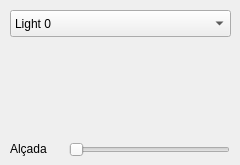
<?xml version="1.0" encoding="UTF-8"?>
<ui version="4.0">
 <class>LightWidget</class>
 <widget class="QWidget" name="LightWidget">
  <property name="geometry">
   <rect>
    <x>0</x>
    <y>0</y>
    <width>240</width>
    <height>165</height>
   </rect>
  </property>
  <property name="sizePolicy">
   <sizepolicy hsizetype="Fixed" vsizetype="Fixed">
    <horstretch>0</horstretch>
    <verstretch>0</verstretch>
   </sizepolicy>
  </property>
  <property name="windowTitle">
   <string>Form</string>
  </property>
  <widget class="QComboBox" name="comboBox">
   <property name="geometry">
    <rect>
     <x>10</x>
     <y>10</y>
     <width>221</width>
     <height>27</height>
    </rect>
   </property>
   <item>
    <property name="text">
     <string>Light 0</string>
    </property>
   </item>
   <item>
    <property name="text">
     <string>Light 1</string>
    </property>
   </item>
  </widget>
  <widget class="ColorWidget" name="colorwidget" native="true">
   <property name="geometry">
    <rect>
     <x>0</x>
     <y>45</y>
     <width>240</width>
     <height>88</height>
    </rect>
   </property>
   <property name="sizePolicy">
    <sizepolicy hsizetype="Expanding" vsizetype="Expanding">
     <horstretch>0</horstretch>
     <verstretch>0</verstretch>
    </sizepolicy>
   </property>
   <property name="minimumSize">
    <size>
     <width>240</width>
     <height>88</height>
    </size>
   </property>
  </widget>
  <widget class="QSlider" name="sliderLlum">
   <property name="geometry">
    <rect>
     <x>69</x>
     <y>140</y>
     <width>161</width>
     <height>20</height>
    </rect>
   </property>
   <property name="minimum">
    <number>1</number>
   </property>
   <property name="maximum">
    <number>30</number>
   </property>
   <property name="orientation">
    <enum>Qt::Horizontal</enum>
   </property>
  </widget>
  <widget class="QLabel" name="label">
   <property name="geometry">
    <rect>
     <x>10</x>
     <y>140</y>
     <width>66</width>
     <height>17</height>
    </rect>
   </property>
   <property name="text">
    <string>Alçada</string>
   </property>
  </widget>
 </widget>
 <customwidgets>
  <customwidget>
   <class>ColorWidget</class>
   <extends>QWidget</extends>
   <header>colorwidget.h</header>
  </customwidget>
 </customwidgets>
 <resources/>
 <connections>
  <connection>
   <sender>comboBox</sender>
   <signal>currentIndexChanged(int)</signal>
   <receiver>LightWidget</receiver>
   <slot>ComboChanged(int)</slot>
   <hints>
    <hint type="sourcelabel">
     <x>120</x>
     <y>23</y>
    </hint>
    <hint type="destinationlabel">
     <x>119</x>
     <y>80</y>
    </hint>
   </hints>
  </connection>
  <connection>
   <sender>colorwidget</sender>
   <signal>valueChanged()</signal>
   <receiver>LightWidget</receiver>
   <slot>ValuesUpdated()</slot>
   <hints>
    <hint type="sourcelabel">
     <x>120</x>
     <y>23</y>
    </hint>
    <hint type="destinationlabel">
     <x>119</x>
     <y>80</y>
    </hint>
   </hints>
  </connection>
  <connection>
   <sender>sliderLlum</sender>
   <signal>valueChanged(int)</signal>
   <receiver>LightWidget</receiver>
   <slot>ValuesUpdated()</slot>
   <hints>
    <hint type="sourcelabel">
     <x>149</x>
     <y>149</y>
    </hint>
    <hint type="destinationlabel">
     <x>119</x>
     <y>82</y>
    </hint>
   </hints>
  </connection>
 </connections>
</ui>
